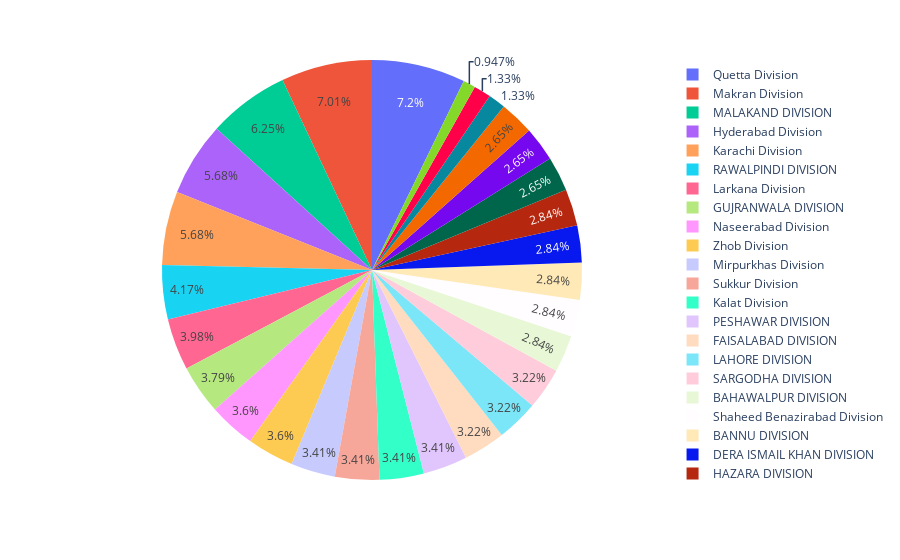

Notebook code cell kept with this figure:
### Code cell
fig = px.pie(df, names="DIVISION")
fig.show()

### Figure 1 — Plotly figure (JSON) as saved in the notebook; plotly's stock layout.template omitted (floating-point values rounded to 4 significant figures; data arrays with more than 128 entries replaced by an {"elided": "..."} marker saying what was removed)
{"data": [{"domain": {"x": [0, 1], "y": [0, 1]}, "hovertemplate": "DIVISION=%{label}<extra></extra>", "labels": {"elided": "528 str values"}, "legendgroup": "", "name": "", "showlegend": true, "type": "pie"}], "layout": {"legend": {"tracegroupgap": 0}, "margin": {"t": 60}}}
